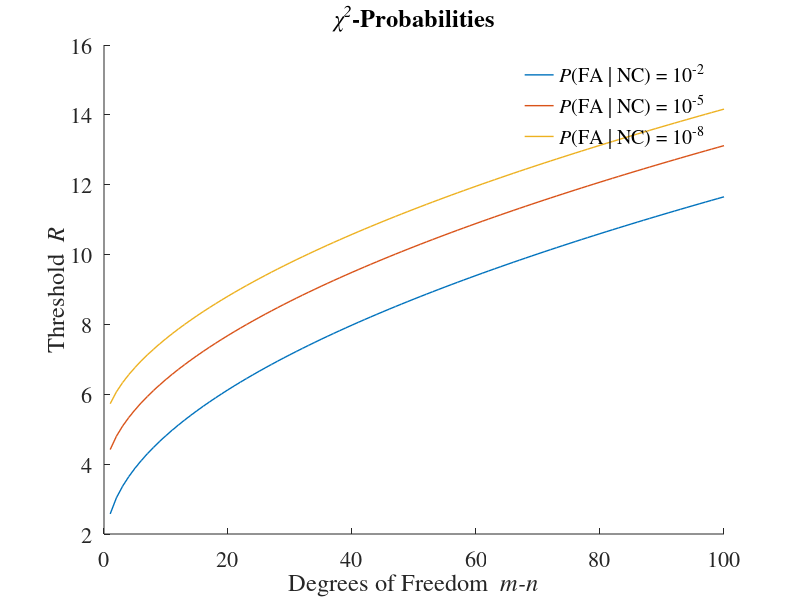

Write MATLAB code to recreate this figure.
% Script for plotting FA probabilities

%Kai Borre 13-06-2008
%Copyright (c) by Kai Borre
%$Revision: 1.0 $  $Date: 2008/06/13  $

set(0,'DefaultTextFontName','Times');
set(0,'DefaultAxesFontName','Times');
set(0,'DefaultTextFontSize',16);

false_alarm = [0.01, 0.00001, 0.00000001];
sigma_b = 1;
for i = 1:length(false_alarm)
    R(:,i) = sigma_b^2*sqrt(chi2inv(1-false_alarm(i),1:100));
end
h1 = plot(R);
set(h1,'linewidth',1);
xlabel('Degrees of Freedom  {\itm-n}','fontsize',16)
ylabel('Threshold  {\itR}','fontsize',16)
title('{\it\chi^2}-Probabilities','fontsize',16)
legend('{\itP}(FA | NC) = 10^{-2}',...
    '{\itP}(FA | NC) = 10^{-5}','{\itP}(FA | NC) = 10^{-8}')
set(gca,'fontsize',16)
box off
pause % opportunity to move legend
legend('boxoff')

print -depsc2 fap
%%%%%%%%%%%%%%%%%%%%%% fap.m  %%%%%%%%%%%